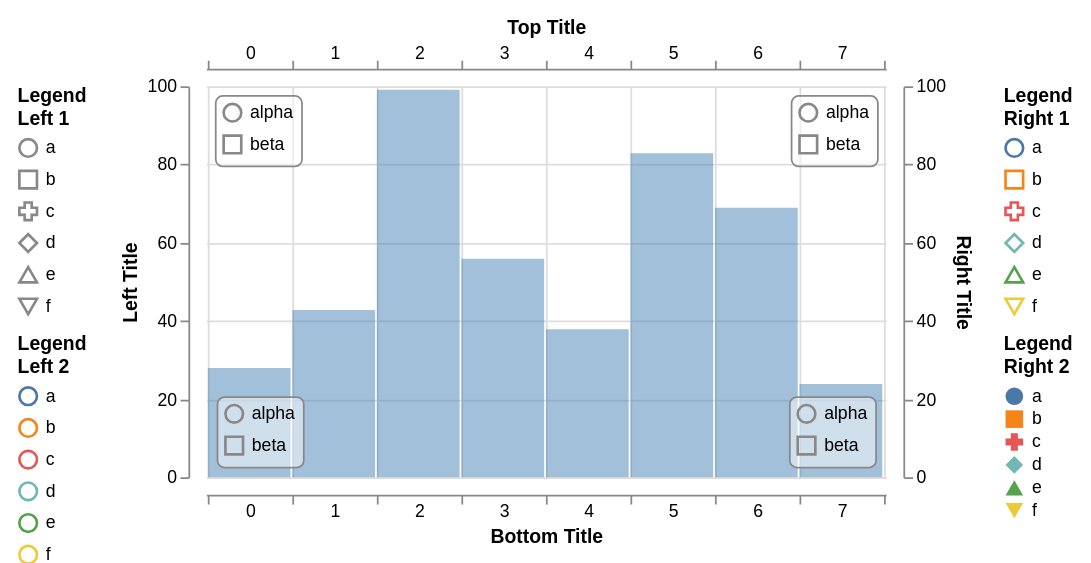

Write the Vega-Lite specification saved for this chart.
### Vega specification from a JSON file in a GitHub repository (floating-point values rounded to 4 significant figures)
{"$schema": "https://vega.github.io/schema/vega/v6.json", "width": 600, "height": 300, "padding": 10, "autosize": "fit", "config": {"axisBand": {"bandPosition": 1, "labelPadding": -1, "tickExtra": true, "tickOffset": 0}}, "signals": [{"name": "offset", "value": 10, "bind": {"input": "range", "min": -10, "max": 10, "step": 1}}, {"name": "active", "value": null, "on": [{"events": {"marktype": "rect", "type": "pointerover"}, "update": "datum"}, {"events": {"marktype": "rect", "type": "pointerout"}, "update": "null"}]}], "data": [{"name": "values", "values": [{"x": 0, "y": 28}, {"x": 1, "y": 43}, {"x": 2, "y": 99}, {"x": 3, "y": 56}, {"x": 4, "y": 38}, {"x": 5, "y": 83}, {"x": 6, "y": 69}, {"x": 7, "y": 24}]}], "scales": [{"name": "xscale", "type": "band", "range": [0, {"signal": "width"}], "round": true, "domain": {"data": "values", "field": "x"}}, {"name": "yscale", "type": "linear", "range": [{"signal": "height"}, 0], "round": true, "domain": {"data": "values", "field": "y"}, "zero": true, "nice": true}, {"name": "shapeScale", "type": "ordinal", "domain": ["a", "b", "c", "d", "e", "f"], "range": ["circle", "square", "cross", "diamond", "triangle-up", "triangle-down"]}, {"name": "colorScale", "type": "ordinal", "domain": ["a", "b", "c", "d", "e", "f"], "range": "category"}, {"name": "innerScale", "type": "ordinal", "domain": ["alpha", "beta"], "range": ["circle", "square"]}], "axes": [{"scale": "yscale", "orient": "left", "tickCount": 5, "grid": false, "domain": true, "title": "Left Title", "offset": {"signal": "offset"}}, {"scale": "yscale", "orient": "right", "tickCount": 5, "grid": true, "domain": true, "title": "Right Title", "offset": {"signal": "offset"}}, {"scale": "xscale", "orient": "top", "grid": false, "domain": true, "title": "Top Title", "offset": {"signal": "offset"}}, {"scale": "xscale", "orient": "bottom", "grid": true, "domain": true, "title": "Bottom Title", "offset": {"signal": "offset"}}], "legends": [{"shape": "shapeScale", "stroke": "colorScale", "title": ["Legend", "Right 1"]}, {"shape": "shapeScale", "fill": "colorScale", "orient": "right", "title": ["Legend", "Right 2"]}, {"shape": "shapeScale", "orient": "left", "title": ["Legend", "Left 1"]}, {"stroke": "colorScale", "orient": "left", "title": ["Legend", "Left 2"]}, {"shape": "innerScale", "orient": "top-left", "offset": 5, "padding": 4, "encode": {"legend": {"enter": {"fill": {"value": "#fff"}, "fillOpacity": {"value": 0.5}, "stroke": {"value": "#888"}, "cornerRadius": {"value": 4}}}}}, {"shape": "innerScale", "orient": "top-right", "offset": 5, "padding": 4, "encode": {"legend": {"enter": {"fill": {"value": "#fff"}, "fillOpacity": {"value": 0.5}, "stroke": {"value": "#888"}, "cornerRadius": {"value": 4}}}}}, {"shape": "innerScale", "orient": "bottom-left", "offset": 6, "padding": 4, "encode": {"legend": {"enter": {"fill": {"value": "#fff"}, "fillOpacity": {"value": 0.5}, "stroke": {"value": "#888"}, "cornerRadius": {"value": 4}}}}}, {"shape": "innerScale", "orient": "bottom-right", "offset": 6, "padding": 4, "encode": {"legend": {"interactive": true, "enter": {"fill": {"value": "#fff"}, "fillOpacity": {"value": 0.5}, "stroke": {"value": "#888"}, "cornerRadius": {"value": 4}}, "update": {"stroke": {"value": "#888"}}, "hover": {"stroke": {"value": "#f8f"}}}}}], "marks": [{"type": "rect", "from": {"data": "values"}, "encode": {"update": {"x": {"scale": "xscale", "field": "x"}, "width": {"scale": "xscale", "band": 1, "offset": -1}, "y": {"scale": "yscale", "field": "y"}, "y2": {"scale": "yscale", "value": 0}, "fill": {"value": "steelblue"}, "fillOpacity": {"value": 0.5}, "stroke": {"color": {"l": {"value": 50}, "a": {"value": 100}, "b": {"value": -20}}}, "strokeWidth": [{"test": "datum===active", "value": 5}, {"value": 0}]}}}]}
